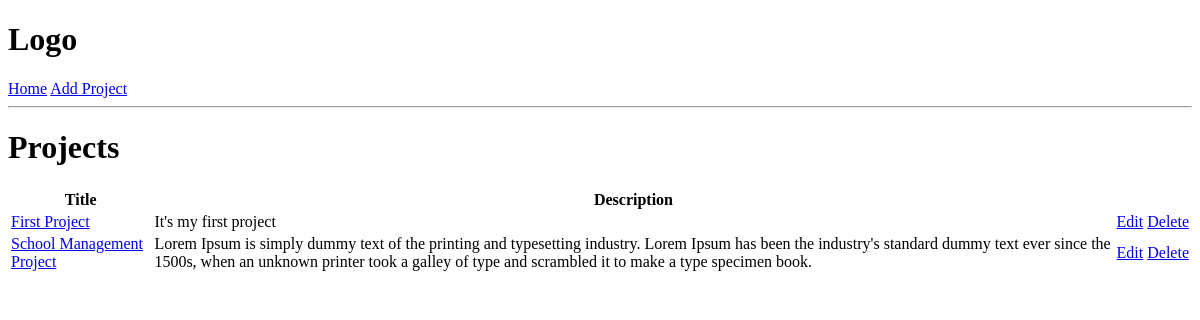
Before: / with the older database file.
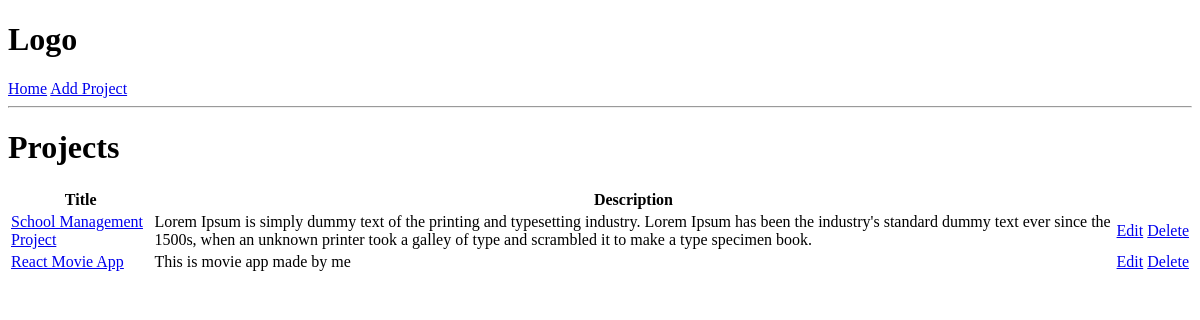
After: the same page with the newer database file.
### projects/models.py (models this page shows, shortened)
class Project(models.Model):
    title = models.CharField(max_length=200)
    description = models.TextField(null=True, blank=True)
    demo_link = models.CharField(max_length=1000, null=True, blank=True)
    source_link = models.CharField(max_length=1000, null=True, blank=True)
    vote_total = models.IntegerField(default=0)
    vote_ratio = models.IntegerField(default=0)
    tags = models.ManyToManyField('Tag', blank=True)
    created = models.DateTimeField(auto_now_add=True)
    id = models.UUIDField(default=uuid.uuid1, unique=True, primary_key=True, editable=False)

### projects/views.py (the view)
# urls.py: path('', include('projects.urls'))
def projects(request):
    projects = Project.objects.all()
    context = {'projects': projects}
    return render(request, 'projects/projects.html', context)

### projects/templates/projects/projects.html (shortened to what this page needs)
{% extends 'main.html' %}
{% block content %}
<h1>Projects</h1>
<table>
    <thead>
        <tr>
            <th>Title</th>
            <th>Description</th>
            <th></th>
            <th></th>
        </tr>
    </thead>
    <tbody>
        {% for project in projects %}
        <tr>
            <td>
                <a href="{% url 'project' project.id %}">{{project.title}}
                </a>
            </td>
            <td>{{project.description}}</td>
            <td>
                <a href="{% url 'update-project' project.id %}">
                    Edit
                </a>
            </td>
            <td>
                <a href="{% url 'delete-project' project.id %}">
                    Delete
                </a>
            </td>
        </tr>
        {% endfor %}
    </tbody>
</table>
{% endblock content %}

### templates/main.html (shortened to what this page needs)
<!DOCTYPE html>
<html lang="en">
<head>
</head>
<body>
    {% include 'navbar.html' %}
    {% block content %}
    {% endblock content %}
</body>
</html>

### templates/navbar.html
<h1>Logo</h1>
<a href="/">Home</a>
<a href="{% url 'create-project' %}">Add Project</a>
<hr>

Changed rows visible on the page:
removed Project: title "First Project", description "It's my first project"
added Project: title "React Movie App", description "This is movie app made by me"
